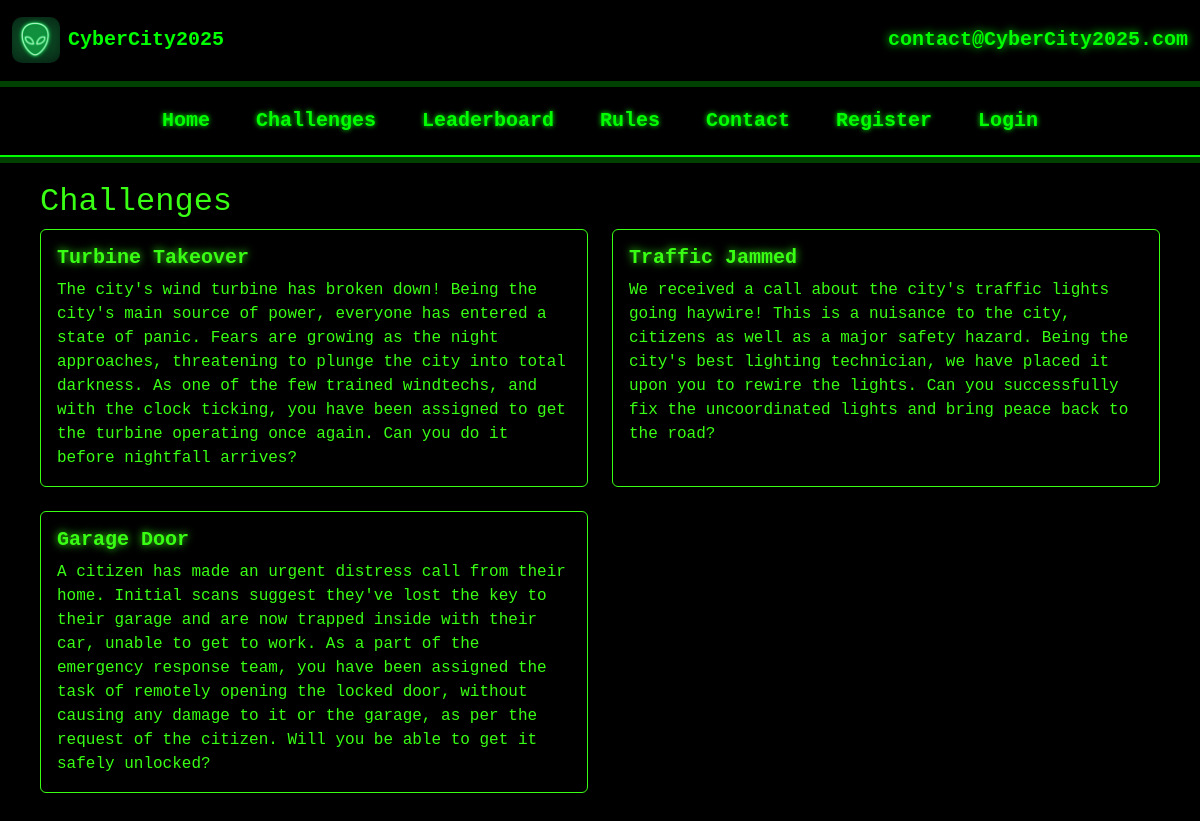
/challenges, run on the app's committed database.
### models.py (models this page shows)
class Challenge(db.Model):
    id = db.Column(db.Integer, primary_key=True)
    challengeTitle = db.Column(db.String(255))
    description = db.Column(db.Text)
    hint = db.Column(db.Text)
    flag = db.Column(db.String(255))
    points = db.Column(db.Integer, default=100)
    file_url = db.Column(db.String(255))

### app.py (the view)
@app.route('/challenges')
def challenges():
    challenges_list = Challenge.query.all()
    return render_template("challenges.html", title="Challenges", challenges=challenges_list, user=current_user)

### templates/challenges.html
{% extends "base.html" %}
{% block rowOneContent %}
<h2 style="color: #39ff14;">Challenges</h2>
<div class="row">
  {% for challenge in challenges %}
  <div class="col-md-6 mb-4">
    <div class="card h-100 shadow-sm" style="background-color: #000000; border: 1px solid #39ff14; color: #39ff14;">
      <div class="card-body d-flex flex-column">
        <h5 class="card-title">
          <a href="{{ url_for('challenge_page', challenge_id=challenge.id) }}" style="color: #39ff14; text-shadow: 0 0 8px #39ff14;">
            {{ challenge.challengeTitle }}
          </a>
        </h5>
        <p class="card-text" style="color: #39ff14;">{{ challenge.description }}</p>
      </div>
    </div>
  </div>
  {% endfor %}
</div>
{% endblock %}

### templates/base.html (shortened to what this page needs)
<!DOCTYPE html>
<html lang="en">
<head>
  <link rel="stylesheet" href="/static/css/bootstrap.css" />
  <link rel="stylesheet" href="/static/site.css" />
</head>
<body>
  <section class="section-above-navbar"
    style="background-color: #000; padding: 10px 0; height: 80px; margin-bottom: 1px;">
    <div class="container-fluid h-100">
      <div class="row align-items-center justify-content-between h-100">
        <div class="col-md-auto d-flex align-items-center">
          <img src="/static/images/logo1.png" alt="Logo" class="img-fluid" style="max-width: 4vw; height: auto; filter: brightness(1) invert(0);" />
          <p class="fs-5 mb-0 ms-2" style="color: #00FF00; font-family: monospace; font-weight: bold;">CyberCity2025</p>
        </div>
        <div class="col-md-auto">
         <p class="fs-5 mb-0 text-end" style="color: #00FF00; font-family: 'Courier New', Courier, monospace; font-weight: 600; text-shadow: 0 0 8px #00FF00;">
  contact@CyberCity2025.com
</p>
        </div>
      </div>
    </div>
  </section>
  <hr class="horizontal-line" />
 <nav class="navbar navbar-expand-lg">
  <div class="container-fluid">
    <div class="collapse navbar-collapse justify-content-center" id="navbarNavAltMarkup">
      <div class="navbar-nav text-center">
        <a class="nav-link active" aria-current="page" href="/">Home</a>
        <a class="nav-link" href="/challenges">Challenges</a>
        <a class="nav-link" href="/leaderboard">Leaderboard</a>
        <a class="nav-link" href="/rules">Rules</a>
        <a class="nav-link" href="/contact">Contact</a>
        {% if user.is_anonymous %}
          <a class="nav-link" href="/register">Register</a>
          <a class="nav-link" href="/login">Login</a>
        {% endif %}
      </div>
    </div>
  </div>
</nav>
  <hr class="horizontal-line" />
  <div class="container-fluid" style="padding: 20px 40px;">
    <div class="row">
      <div class="col">
        {% block rowOneContent %}{% endblock %}
      </div>
    </div>
  </div>
</body>
</html>

### static/site.css (style rules this page uses)
body { background-color: #000000; color: #00FF00; font-family: 'Courier New', Courier, monospace; margin: 0; padding: 0; }
h1, h2, h3, p, ul, li { color: #00FF00; }
.navbar { background-color: #000000 !important; height: 70px !important; display: flex; justify-content: center; border-bottom: 2px solid #00FF00; }
.navbar a.nav-link { color: #00FF00 !important; font-size: 20px !important; margin: 0 15px; transition: all 0.3s ease; text-shadow: 0 0 5px #00FF00; font-weight: 600; }
.horizontal-line { border-top: 3px solid #00FF00; border-bottom: 3px solid #00FF00; color: #00FF00; margin: 0; }
img { max-width: 100%; height: auto; border-radius: 10px; }
a { color: #00FF00; text-decoration: none; font-weight: 600; }

### data on the page
Challenge: challengeTitle "Turbine Takeover", description "The city's wind turbine has broken down! Being the city's main source of power, everyone has entered a state of panic. Fears are growing as the night approaches, threatening to plunge the city into total darkness. As one of the few trained windtechs, and with the clock ticking, you have been assigned to get the turbine operating once again. Can you do it before nightfall arrives?"
Challenge: challengeTitle "Traffic Jammed", description "We received a call about the city's traffic lights going haywire! This is a nuisance to the city, citizens as well as a major safety hazard. Being the city's best lighting technician, we have placed it upon you to rewire the lights. Can you successfully fix the uncoordinated lights and bring peace back to the road?"
Challenge: challengeTitle "Garage Door", description "A citizen has made an urgent distress call from their home. Initial scans suggest they've lost the key to their garage and are now trapped inside with their car, unable to get to work. As a part of the emergency response team, you have been assigned the task of remotely opening the locked door, without causing any damage to it or the garage, as per the request of the citizen. Will you be able to get it safely unlocked?"
